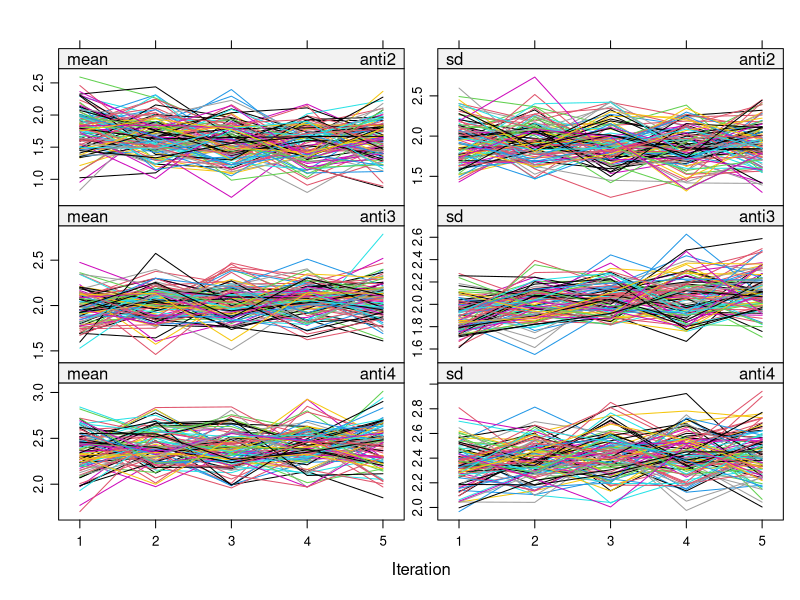
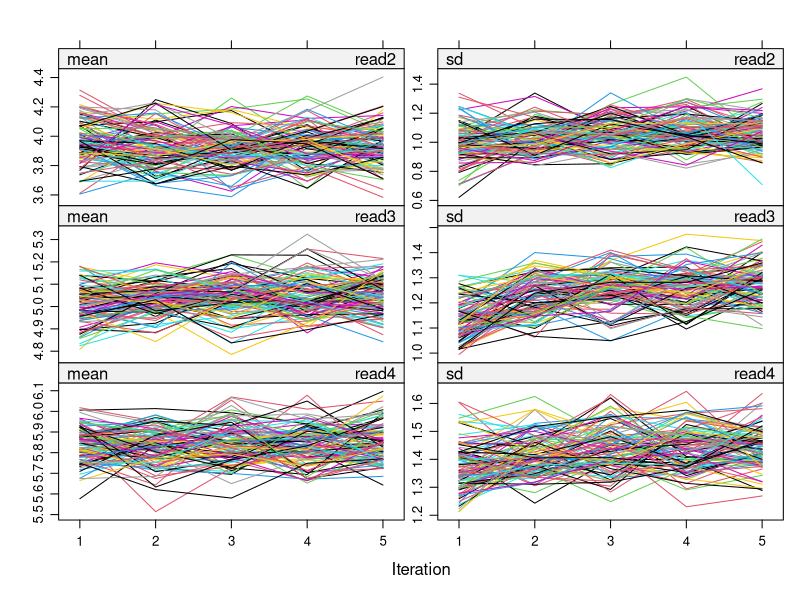
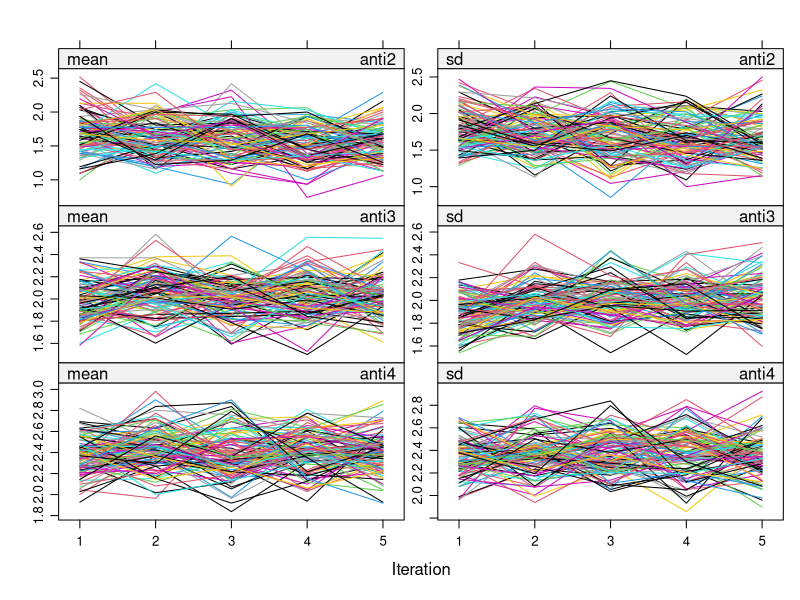
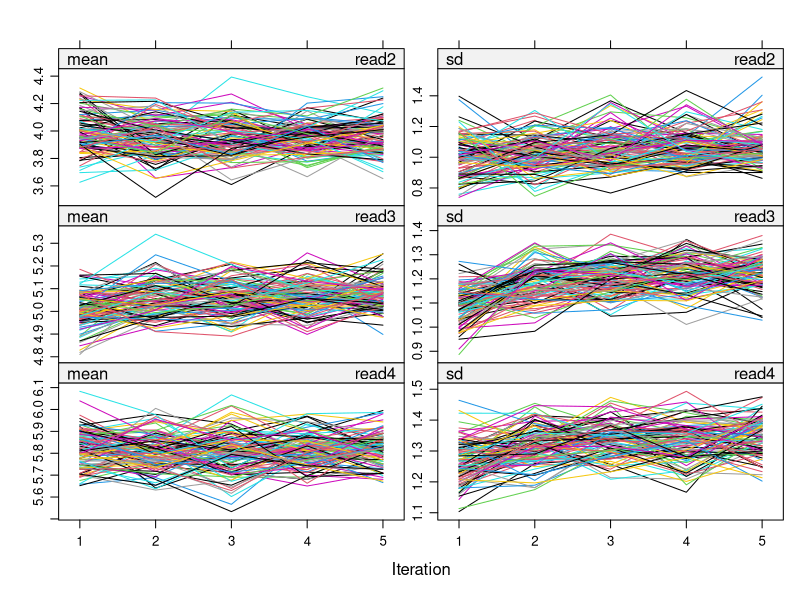

Write the R code that produced these figures, in order.
## ---- chunk 1
knitr::opts_chunk$set(echo = TRUE)

### Import libraries
library(tidyverse)
library(skimr)
library(mice)
library(lavaan)
library(semTools)
library(kableExtra)

### Load data
antisoc_data <- read_csv("antisocial.csv", na = "-9")
## ---- chunk 2
### Look at data
skim(antisoc_data)

### Look at the default settings
imp <- mice(antisoc_data,  m = 1, print = F)

### imputation methods
imp_meth <- imp$meth
imp_meth

### Reset imputation method from predictive mean matching to norm
imp_meth[ c('anti2', 'anti3', 'anti4','read2', 'read3','read4')] <- "norm"
imp_meth

### predictor matrix
imp$pred

### Set variables that are not used in imputation step to zero (in imputation matrix)
imp_pred <- imp$pred
imp_pred[ ,c("antigen")] <- 0 
imp_pred

### Set number of imputation 
m <- 100

### Set number of iteration
iteration <- 5
# iteration <- 10

### Multiple Imputation: Imputation step
imputation <- mice(antisoc_data, # Dataset
            m = m, # number of generated imputed datasets
            meth = imp_meth, # imputation method used
            pred = imp_pred, # predictor variables used to impute missing data
            maxit = iteration, # the number of total iterations (number of burn-ins+ 1)
            seed = 29042,
            print = F)

### Look at the imputed datasets
complete(imputation, "long")
## ---- chunk 3
### Plot
# pdf("mice_trace_plot_Butovens.pdf")
plot(imputation)
# dev.off()
## ---- chunk 4
# Robust FIML (MLR) was used in the analysis step to mitigate the impact of nonnormality

### APA style table of results
table <- data.frame(variable = c("anti1", "homecog", "homeemo", "male"),
                    Estimate = c(-0.152, 0.158, 0.131, 0.000),
                    SE = c(0.058, 0.053, 0.053, 0.054),
                    z_score = c(-2.644, 2.988, 2.462, 0.003),
                    p_Value = c(0.008, 0.003, 0.014, 0.997)
                    )

### Create table
table %>% 
  kbl(caption = "Summary table of MI results") %>% 
  kable_classic(full_width = F, html_font = "Cambria")
## ---- chunk 5
# Robust FIML (MLR) was used in the analysis step to mitigate the impact of nonnormality

### Multiple Imputation: Analysis step
imputation_nnorm <- mice(antisoc_data, 
                         m = m,
                         maxit = iteration, # the number of total iterations (number of burn-ins+ 1)
                         seed = 29042,
                         print = F)

plot(imputation_nnorm)

# Regression coefficient for each imputed dataset
fit <- with(data = imputation_nnorm, expr =  lm(read4 ~ anti1 + homecog + homeemo + male))

### Step-3: Pool the results
pool_fit <- pool(fit)
summary(pool_fit)
pool_fit
